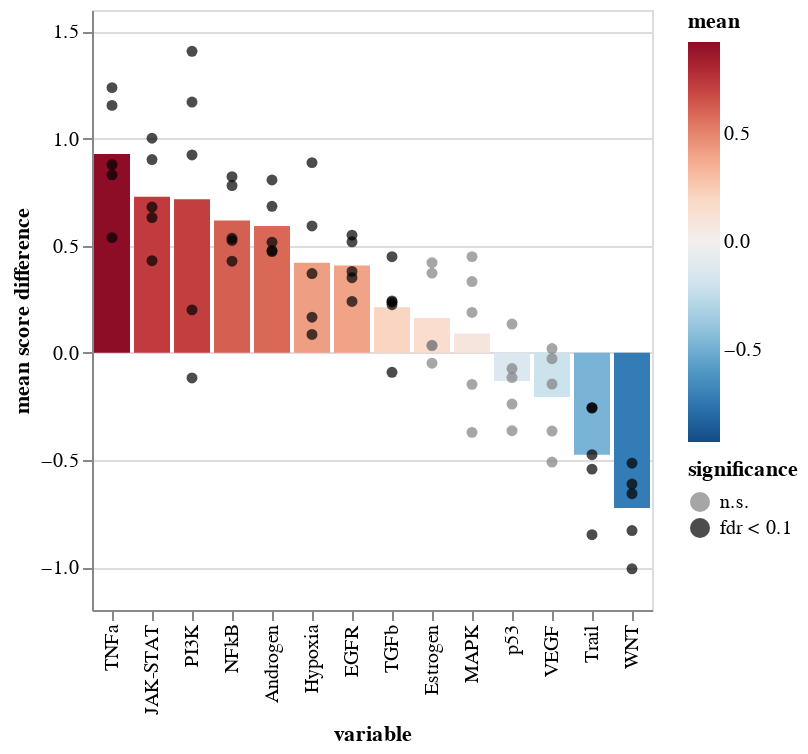

Notebook code for this chart:
### Code cell
ch = sh.pairwise.plot_paired_fc(
    pb_pw,
    groupby="cell_type",
    paired_by="patient",
    metric="diff",
    var_names=res["variable"].tolist(),
    de_res_df=res,
    pvalue_col="fdr",
    var_col="variable",
)
ch.save(f"{artifact_dir}/progeny_healthy_vs_malignant_b_fold_change_bar_chart.svg")
ch.display()

### Figure 1 — Vega-Lite specification as saved in the notebook (floating-point values rounded to 4 significant figures)
{"config": {"view": {"continuousWidth": 400, "continuousHeight": 300}}, "layer": [{"data": {"name": "data-5b57671384a3f3f0af6cc48cf6010afe"}, "mark": "bar", "encoding": {"color": {"field": "mean", "scale": {"domain": [-0.928, 0.928], "reverse": true, "scheme": "redblue"}, "type": "quantitative"}, "x": {"field": "variable", "sort": ["TNFa", "JAK-STAT", "PI3K", "NFkB", "Androgen", "Hypoxia", "EGFR", "TGFb", "Estrogen", "MAPK", "p53", "VEGF", "Trail", "WNT"], "type": "nominal"}, "y": {"field": "mean", "type": "quantitative"}}}, {"data": {"name": "data-4bd77319f44b97dc3a69f659e1b04fe7"}, "mark": "circle", "encoding": {"color": {"field": "significance", "scale": {"domain": ["n.s.", "fdr < 0.1"], "range": ["grey", "black"]}, "type": "nominal"}, "x": {"field": "variable", "sort": ["TNFa", "JAK-STAT", "PI3K", "NFkB", "Androgen", "Hypoxia", "EGFR", "TGFb", "Estrogen", "MAPK", "p53", "VEGF", "Trail", "WNT"], "type": "nominal"}, "y": {"field": "value", "title": "mean score difference", "type": "quantitative"}}}], "$schema": "https://vega.github.io/schema/vega-lite/v4.17.0.json", "datasets": {"data-5b57671384a3f3f0af6cc48cf6010afe": [{"variable": "Androgen", "mean": 0.5915}, {"variable": "EGFR", "mean": 0.4075}, {"variable": "Estrogen", "mean": 0.1627}, {"variable": "Hypoxia", "mean": 0.4205}, {"variable": "JAK-STAT", "mean": 0.729}, {"variable": "MAPK", "mean": 0.09039}, {"variable": "NFkB", "mean": 0.618}, {"variable": "PI3K", "mean": 0.7169}, {"variable": "TGFb", "mean": 0.2123}, {"variable": "TNFa", "mean": 0.928}, {"variable": "Trail", "mean": -0.4759}, {"variable": "VEGF", "mean": -0.2055}, {"variable": "WNT", "mean": -0.7242}, {"variable": "p53", "mean": -0.1313}], "data-4bd77319f44b97dc3a69f659e1b04fe7": [{"patient": "P1", "variable": "Androgen", "value": 0.5167, "mean": 0.5915, "coef": 0.5915, "intercept": -0.449, "pvalue": 0.0008635, "group": "malignant B", "fdr": 0.004625, "significance": "fdr < 0.1"}, {"patient": "P2", "variable": "Androgen", "value": 0.4778, "mean": 0.5915, "coef": 0.5915, "intercept": -0.449, "pvalue": 0.0008635, "group": "malignant B", "fdr": 0.004625, "significance": "fdr < 0.1"}, {"patient": "P4", "variable": "Androgen", "value": 0.4728, "mean": 0.5915, "coef": 0.5915, "intercept": -0.449, "pvalue": 0.0008635, "group": "malignant B", "fdr": 0.004625, "significance": "fdr < 0.1"}, {"patient": "P5", "variable": "Androgen", "value": 0.6838, "mean": 0.5915, "coef": 0.5915, "intercept": -0.449, "pvalue": 0.0008635, "group": "malignant B", "fdr": 0.004625, "significance": "fdr < 0.1"}, {"patient": "P6", "variable": "Androgen", "value": 0.8067, "mean": 0.5915, "coef": 0.5915, "intercept": -0.449, "pvalue": 0.0008635, "group": "malignant B", "fdr": 0.004625, "significance": "fdr < 0.1"}, {"patient": "P1", "variable": "EGFR", "value": 0.3799, "mean": 0.4075, "coef": 0.4075, "intercept": -0.5166, "pvalue": 0.001982, "group": "malignant B", "fdr": 0.004625, "significance": "fdr < 0.1"}, {"patient": "P2", "variable": "EGFR", "value": 0.5489, "mean": 0.4075, "coef": 0.4075, "intercept": -0.5166, "pvalue": 0.001982, "group": "malignant B", "fdr": 0.004625, "significance": "fdr < 0.1"}, {"patient": "P4", "variable": "EGFR", "value": 0.5181, "mean": 0.4075, "coef": 0.4075, "intercept": -0.5166, "pvalue": 0.001982, "group": "malignant B", "fdr": 0.004625, "significance": "fdr < 0.1"}, {"patient": "P5", "variable": "EGFR", "value": 0.3506, "mean": 0.4075, "coef": 0.4075, "intercept": -0.5166, "pvalue": 0.001982, "group": "malignant B", "fdr": 0.004625, "significance": "fdr < 0.1"}, {"patient": "P6", "variable": "EGFR", "value": 0.2401, "mean": 0.4075, "coef": 0.4075, "intercept": -0.5166, "pvalue": 0.001982, "group": "malignant B", "fdr": 0.004625, "significance": "fdr < 0.1"}, {"patient": "P1", "variable": "Estrogen", "value": 0.03368, "mean": 0.1627, "coef": 0.1627, "intercept": -0.3364, "pvalue": 0.1684, "group": "malignant B", "fdr": 0.1965, "significance": "n.s."}, {"patient": "P2", "variable": "Estrogen", "value": 0.03529, "mean": 0.1627, "coef": 0.1627, "intercept": -0.3364, "pvalue": 0.1684, "group": "malignant B", "fdr": 0.1965, "significance": "n.s."}, {"patient": "P4", "variable": "Estrogen", "value": -0.04824, "mean": 0.1627, "coef": 0.1627, "intercept": -0.3364, "pvalue": 0.1684, "group": "malignant B", "fdr": 0.1965, "significance": "n.s."}, {"patient": "P5", "variable": "Estrogen", "value": 0.4207, "mean": 0.1627, "coef": 0.1627, "intercept": -0.3364, "pvalue": 0.1684, "group": "malignant B", "fdr": 0.1965, "significance": "n.s."}, {"patient": "P6", "variable": "Estrogen", "value": 0.3721, "mean": 0.1627, "coef": 0.1627, "intercept": -0.3364, "pvalue": 0.1684, "group": "malignant B", "fdr": 0.1965, "significance": "n.s."}, {"patient": "P1", "variable": "Hypoxia", "value": 0.8877, "mean": 0.4205, "coef": 0.4205, "intercept": -0.3066, "pvalue": 0.04508, "group": "malignant B", "fdr": 0.07889, "significance": "fdr < 0.1"}, {"patient": "P2", "variable": "Hypoxia", "value": 0.08595, "mean": 0.4205, "coef": 0.4205, "intercept": -0.3066, "pvalue": 0.04508, "group": "malignant B", "fdr": 0.07889, "significance": "fdr < 0.1"}, {"patient": "P4", "variable": "Hypoxia", "value": 0.37, "mean": 0.4205, "coef": 0.4205, "intercept": -0.3066, "pvalue": 0.04508, "group": "malignant B", "fdr": 0.07889, "significance": "fdr < 0.1"}, {"patient": "P5", "variable": "Hypoxia", "value": 0.1665, "mean": 0.4205, "coef": 0.4205, "intercept": -0.3066, "pvalue": 0.04508, "group": "malignant B", "fdr": 0.07889, "significance": "fdr < 0.1"}, {"patient": "P6", "variable": "Hypoxia", "value": 0.5924, "mean": 0.4205, "coef": 0.4205, "intercept": -0.3066, "pvalue": 0.04508, "group": "malignant B", "fdr": 0.07889, "significance": "fdr < 0.1"}, {"patient": "P1", "variable": "JAK-STAT", "value": 0.4299, "mean": 0.729, "coef": 0.729, "intercept": -0.6271, "pvalue": 0.001981, "group": "malignant B", "fdr": 0.004625, "significance": "fdr < 0.1"}, {"patient": "P2", "variable": "JAK-STAT", "value": 0.6315, "mean": 0.729, "coef": 0.729, "intercept": -0.6271, "pvalue": 0.001981, "group": "malignant B", "fdr": 0.004625, "significance": "fdr < 0.1"}, {"patient": "P4", "variable": "JAK-STAT", "value": 1.002, "mean": 0.729, "coef": 0.729, "intercept": -0.6271, "pvalue": 0.001981, "group": "malignant B", "fdr": 0.004625, "significance": "fdr < 0.1"}, {"patient": "P5", "variable": "JAK-STAT", "value": 0.6802, "mean": 0.729, "coef": 0.729, "intercept": -0.6271, "pvalue": 0.001981, "group": "malignant B", "fdr": 0.004625, "significance": "fdr < 0.1"}, {"patient": "P6", "variable": "JAK-STAT", "value": 0.9019, "mean": 0.729, "coef": 0.729, "intercept": -0.6271, "pvalue": 0.001981, "group": "malignant B", "fdr": 0.004625, "significance": "fdr < 0.1"}, {"patient": "P1", "variable": "MAPK", "value": -0.147, "mean": 0.09039, "coef": 0.09039, "intercept": -0.2674, "pvalue": 0.5857, "group": "malignant B", "fdr": 0.5857, "significance": "n.s."}, {"patient": "P2", "variable": "MAPK", "value": 0.4491, "mean": 0.09039, "coef": 0.09039, "intercept": -0.2674, "pvalue": 0.5857, "group": "malignant B", "fdr": 0.5857, "significance": "n.s."}, {"patient": "P4", "variable": "MAPK", "value": 0.3325, "mean": 0.09039, "coef": 0.09039, "intercept": -0.2674, "pvalue": 0.5857, "group": "malignant B", "fdr": 0.5857, "significance": "n.s."}, {"patient": "P5", "variable": "MAPK", "value": 0.1884, "mean": 0.09039, "coef": 0.09039, "intercept": -0.2674, "pvalue": 0.5857, "group": "malignant B", "fdr": 0.5857, "significance": "n.s."}, {"patient": "P6", "variable": "MAPK", "value": -0.3711, "mean": 0.09039, "coef": 0.09039, "intercept": -0.2674, "pvalue": 0.5857, "group": "malignant B", "fdr": 0.5857, "significance": "n.s."}, {"patient": "P1", "variable": "NFkB", "value": 0.5246, "mean": 0.618, "coef": 0.618, "intercept": -0.5945, "pvalue": 0.001339, "group": "malignant B", "fdr": 0.004625, "significance": "fdr < 0.1"}, {"patient": "P2", "variable": "NFkB", "value": 0.428, "mean": 0.618, "coef": 0.618, "intercept": -0.5945, "pvalue": 0.001339, "group": "malignant B", "fdr": 0.004625, "significance": "fdr < 0.1"}, {"patient": "P4", "variable": "NFkB", "value": 0.7809, "mean": 0.618, "coef": 0.618, "intercept": -0.5945, "pvalue": 0.001339, "group": "malignant B", "fdr": 0.004625, "significance": "fdr < 0.1"}, {"patient": "P5", "variable": "NFkB", "value": 0.5345, "mean": 0.618, "coef": 0.618, "intercept": -0.5945, "pvalue": 0.001339, "group": "malignant B", "fdr": 0.004625, "significance": "fdr < 0.1"}, {"patient": "P6", "variable": "NFkB", "value": 0.8223, "mean": 0.618, "coef": 0.618, "intercept": -0.5945, "pvalue": 0.001339, "group": "malignant B", "fdr": 0.004625, "significance": "fdr < 0.1"}, {"patient": "P1", "variable": "PI3K", "value": -0.1172, "mean": 0.7169, "coef": 0.7169, "intercept": -0.2658, "pvalue": 0.06907, "group": "malignant B", "fdr": 0.09787, "significance": "fdr < 0.1"}, {"patient": "P2", "variable": "PI3K", "value": 0.2007, "mean": 0.7169, "coef": 0.7169, "intercept": -0.2658, "pvalue": 0.06907, "group": "malignant B", "fdr": 0.09787, "significance": "fdr < 0.1"}, {"patient": "P4", "variable": "PI3K", "value": 1.17, "mean": 0.7169, "coef": 0.7169, "intercept": -0.2658, "pvalue": 0.06907, "group": "malignant B", "fdr": 0.09787, "significance": "fdr < 0.1"}, {"patient": "P5", "variable": "PI3K", "value": 0.9235, "mean": 0.7169, "coef": 0.7169, "intercept": -0.2658, "pvalue": 0.06907, "group": "malignant B", "fdr": 0.09787, "significance": "fdr < 0.1"}, {"patient": "P6", "variable": "PI3K", "value": 1.407, "mean": 0.7169, "coef": 0.7169, "intercept": -0.2658, "pvalue": 0.06907, "group": "malignant B", "fdr": 0.09787, "significance": "fdr < 0.1"}, {"patient": "P1", "variable": "TGFb", "value": -0.09062, "mean": 0.2123, "coef": 0.2123, "intercept": -0.4163, "pvalue": 0.06991, "group": "malignant B", "fdr": 0.09787, "significance": "fdr < 0.1"}, {"patient": "P2", "variable": "TGFb", "value": 0.2247, "mean": 0.2123, "coef": 0.2123, "intercept": -0.4163, "pvalue": 0.06991, "group": "malignant B", "fdr": 0.09787, "significance": "fdr < 0.1"}, {"patient": "P4", "variable": "TGFb", "value": 0.2422, "mean": 0.2123, "coef": 0.2123, "intercept": -0.4163, "pvalue": 0.06991, "group": "malignant B", "fdr": 0.09787, "significance": "fdr < 0.1"}, {"patient": "P5", "variable": "TGFb", "value": 0.4488, "mean": 0.2123, "coef": 0.2123, "intercept": -0.4163, "pvalue": 0.06991, "group": "malignant B", "fdr": 0.09787, "significance": "fdr < 0.1"}, {"patient": "P6", "variable": "TGFb", "value": 0.2365, "mean": 0.2123, "coef": 0.2123, "intercept": -0.4163, "pvalue": 0.06991, "group": "malignant B", "fdr": 0.09787, "significance": "fdr < 0.1"}, {"patient": "P1", "variable": "TNFa", "value": 0.8788, "mean": 0.928, "coef": 0.928, "intercept": -0.6822, "pvalue": 0.001747, "group": "malignant B", "fdr": 0.004625, "significance": "fdr < 0.1"}, {"patient": "P2", "variable": "TNFa", "value": 0.831, "mean": 0.928, "coef": 0.928, "intercept": -0.6822, "pvalue": 0.001747, "group": "malignant B", "fdr": 0.004625, "significance": "fdr < 0.1"}, {"patient": "P4", "variable": "TNFa", "value": 1.238, "mean": 0.928, "coef": 0.928, "intercept": -0.6822, "pvalue": 0.001747, "group": "malignant B", "fdr": 0.004625, "significance": "fdr < 0.1"}, {"patient": "P5", "variable": "TNFa", "value": 0.5377, "mean": 0.928, "coef": 0.928, "intercept": -0.6822, "pvalue": 0.001747, "group": "malignant B", "fdr": 0.004625, "significance": "fdr < 0.1"}, {"patient": "P6", "variable": "TNFa", "value": 1.155, "mean": 0.928, "coef": 0.928, "intercept": -0.6822, "pvalue": 0.001747, "group": "malignant B", "fdr": 0.004625, "significance": "fdr < 0.1"}, {"patient": "P1", "variable": "Trail", "value": -0.2556, "mean": -0.4759, "coef": -0.4759, "intercept": 0.4708, "pvalue": 0.01217, "group": "malignant B", "fdr": 0.02435, "significance": "fdr < 0.1"}, {"patient": "P2", "variable": "Trail", "value": -0.5425, "mean": -0.4759, "coef": -0.4759, "intercept": 0.4708, "pvalue": 0.01217, "group": "malignant B", "fdr": 0.02435, "significance": "fdr < 0.1"}, {"patient": "P4", "variable": "Trail", "value": -0.2575, "mean": -0.4759, "coef": -0.4759, "intercept": 0.4708, "pvalue": 0.01217, "group": "malignant B", "fdr": 0.02435, "significance": "fdr < 0.1"}, {"patient": "P5", "variable": "Trail", "value": -0.4754, "mean": -0.4759, "coef": -0.4759, "intercept": 0.4708, "pvalue": 0.01217, "group": "malignant B", "fdr": 0.02435, "significance": "fdr < 0.1"}, {"patient": "P6", "variable": "Trail", "value": -0.8487, "mean": -0.4759, "coef": -0.4759, "intercept": 0.4708, "pvalue": 0.01217, "group": "malignant B", "fdr": 0.02435, "significance": "fdr < 0.1"}, {"patient": "P1", "variable": "VEGF", "value": -0.5096, "mean": -0.2055, "coef": -0.2055, "intercept": 0.2247, "pvalue": 0.1117, "group": "malignant B", "fdr": 0.1421, "significance": "n.s."}, {"patient": "P2", "variable": "VEGF", "value": -0.02742, "mean": -0.2055, "coef": -0.2055, "intercept": 0.2247, "pvalue": 0.1117, "group": "malignant B", "fdr": 0.1421, "significance": "n.s."}, {"patient": "P4", "variable": "VEGF", "value": -0.1457, "mean": -0.2055, "coef": -0.2055, "intercept": 0.2247, "pvalue": 0.1117, "group": "malignant B", "fdr": 0.1421, "significance": "n.s."}, {"patient": "P5", "variable": "VEGF", "value": 0.02018, "mean": -0.2055, "coef": -0.2055, "intercept": 0.2247, "pvalue": 0.1117, "group": "malignant B", "fdr": 0.1421, "significance": "n.s."}, {"patient": "P6", "variable": "VEGF", "value": -0.3649, "mean": -0.2055, "coef": -0.2055, "intercept": 0.2247, "pvalue": 0.1117, "group": "malignant B", "fdr": 0.1421, "significance": "n.s."}, {"patient": "P1", "variable": "WNT", "value": -0.6121, "mean": -0.7242, "coef": -0.7242, "intercept": 0.8635, "pvalue": 0.001151, "group": "malignant B", "fdr": 0.004625, "significance": "fdr < 0.1"}, {"patient": "P2", "variable": "WNT", "value": -0.5148, "mean": -0.7242, "coef": -0.7242, "intercept": 0.8635, "pvalue": 0.001151, "group": "malignant B", "fdr": 0.004625, "significance": "fdr < 0.1"}, {"patient": "P4", "variable": "WNT", "value": -0.8292, "mean": -0.7242, "coef": -0.7242, "intercept": 0.8635, "pvalue": 0.001151, "group": "malignant B", "fdr": 0.004625, "significance": "fdr < 0.1"}, {"patient": "P5", "variable": "WNT", "value": -0.6572, "mean": -0.7242, "coef": -0.7242, "intercept": 0.8635, "pvalue": 0.001151, "group": "malignant B", "fdr": 0.004625, "significance": "fdr < 0.1"}, {"patient": "P6", "variable": "WNT", "value": -1.008, "mean": -0.7242, "coef": -0.7242, "intercept": 0.8635, "pvalue": 0.001151, "group": "malignant B", "fdr": 0.004625, "significance": "fdr < 0.1"}, {"patient": "P1", "variable": "p53", "value": -0.1153, "mean": -0.1313, "coef": -0.1313, "intercept": 0.1855, "pvalue": 0.191, "group": "malignant B", "fdr": 0.2057, "significance": "n.s."}, {"patient": "P2", "variable": "p53", "value": -0.07314, "mean": -0.1313, "coef": -0.1313, "intercept": 0.1855, "pvalue": 0.191, "group": "malignant B", "fdr": 0.2057, "significance": "n.s."}, {"patient": "P4", "variable": "p53", "value": -0.2391, "mean": -0.1313, "coef": -0.1313, "intercept": 0.1855, "pvalue": 0.191, "group": "malignant B", "fdr": 0.2057, "significance": "n.s."}, {"patient": "P5", "variable": "p53", "value": 0.1342, "mean": -0.1313, "coef": -0.1313, "intercept": 0.1855, "pvalue": 0.191, "group": "malignant B", "fdr": 0.2057, "significance": "n.s."}, {"patient": "P6", "variable": "p53", "value": -0.3632, "mean": -0.1313, "coef": -0.1313, "intercept": 0.1855, "pvalue": 0.191, "group": "malignant B", "fdr": 0.2057, "significance": "n.s."}]}}
